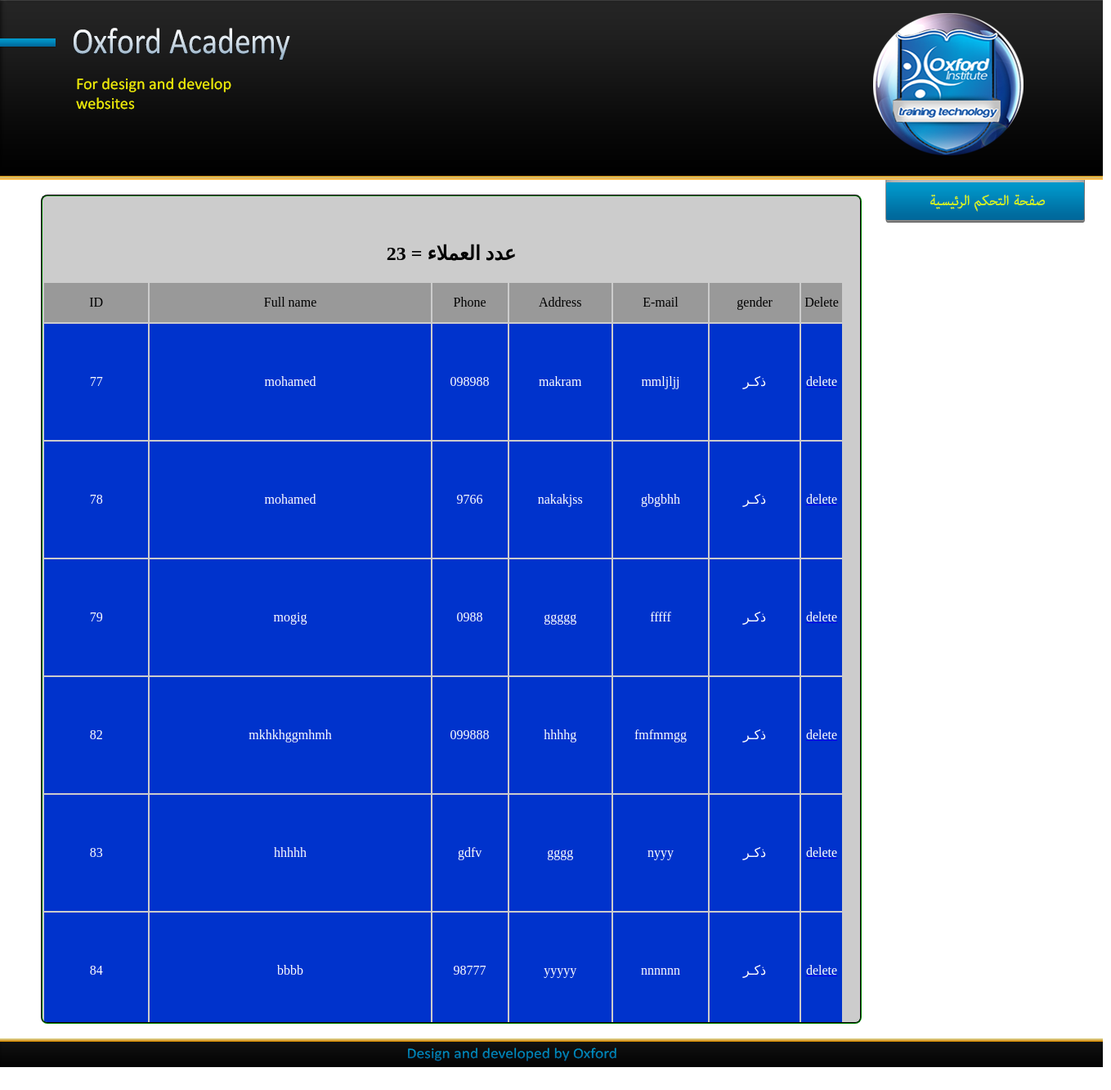
Screenshot of /Reservation_control.php (signed in) with the database file from the repository.
### tables this page shows
CREATE TABLE IF NOT EXISTS `register` (
  `id` int(11) NOT NULL AUTO_INCREMENT,
  `name` varchar(1000) NOT NULL,
  `addr` varchar(2000) NOT NULL,
  `phone` text NOT NULL,
  `email` varchar(500) NOT NULL,
  `gender` varchar(50) NOT NULL,
  PRIMARY KEY (`id`)
);

### Reservation_control.php (the view, shortened to what this page needs)
<?php
$result = mysql_query("select * from register");
echo('
<!DOCTYPE html PUBLIC "-//W3C//DTD XHTML 1.0 Transitional//EN" "http://www.w3.org/TR/xhtml1/DTD/xhtml1-transitional.dtd">
<html xmlns="http://www.w3.org/1999/xhtml">
<head>
<meta http-equiv="Content-Type" content="text/html; charset=utf-8" />
<title>صفحة الحجز</title>
<link href="Css/controls.css" rel="stylesheet" type="text/css" media="all" />
</head>
<body leftmargin="0" topmargin="0" marginwidth="0" marginheight="0"> ');
if (isset($_SESSION['admin_session']) ) {
?>
<div id="reservate_word"></div>
<div id="header"></div>
<div id="menu">
<a href="control.php"><div id="nav1"></div></a>
</div>
<div id="body8">
<br><br>
<?php
$count=mysql_num_rows($result);
echo ("<h2><center> عدد العملاء =  $count  </h2></center>");
 ?>
  <table width="980" height="100" border="0">
    <tr style="background:#999; height:35px;">
       <td style="width:160px; height:46px; font-size:16px; font-family:'Comic Sans MS'  , cursive; color:#000; text-align:center;">ID</td>
      <td style="width:160px; height:46px; font-size:16px; font-family: 'Comic Sans MS' , cursive; color:#000; text-align:center;">Full name</td>
      <td style="width:90px; height:46px; font-size:16px; font-family:'Comic Sans MS', cursive; color:#000; text-align:center;">Phone</td>
      <td style="width:130px; height:46px; font-size:16px; font-family:'Comic Sans MS', cursive; color:#000; text-align:center;">Address</td>
      <td style="width:130px; height:46px; font-size:16px; font-family:'Comic Sans MS', cursive; color:#000; text-align:center;">E-mail</td>
	  <td style="width:130px; height:46px; font-size:16px; font-family:'Comic Sans MS', cursive; color:#000; text-align:center;">gender</td>
      <td style="width:50px; height:46px; font-size:16px; font-family:'Comic Sans MS', cursive; color:#000; text-align:center;">Delete</td>
    </tr>
	<?php
	$result = mysql_query("select * from register");
	while($row= mysql_fetch_array($result) )
{
?>
    <tr style="text-align:center;">
      <td style="width:30px; background-color:#03C; height:44px; font-size:16px; font-family:'Comic Sans MS', cursive; color:#FFF; text-align:center;"> <?php echo $row['id']; ?> </td>
      <td style="width:160px; background-color:#03C; height:44px; font-size:16px; font-family:'Comic Sans MS', cursive; color:#FFF; text-align:center;"> <?php  echo $row['name']; ?></td>
      <td style="width:90px; background-color:#03C; height:44px; font-size:16px; font-family:'Comic Sans MS', cursive; color:#FFF; text-align:center;"> <?php  echo $row['phone']; ?></td>
      <td style="width:130px; background-color:#03C; height:140px; font-size:16px; font-family:'Comic Sans MS', cursive; color:#FFF; text-align:center;"> <?php  echo $row['addr']; ?></td>
      <td style="width:130px; background-color:#03C; height:44px; font-size:16px; font-family:'Comic Sans MS', cursive; color:#FFF; text-align:center;"> <?php  echo $row['email']; ?></td>
	    <td style="width:130px; background-color:#03C; height:44px; font-size:16px; font-family:'Comic Sans MS', cursive; color:#FFF; text-align:center;"> <?php  echo $row['gender']; ?></td>
      <td style="width:50px; background-color:#03C; height:44px; font-size:16px; font-family:'Comic Sans MS', cursive; color:#FFF; text-align:center;"> <?php echo (' <a href="delete_reserv.php?id= '); echo $row['id']; ?>"> <font color="white"> delete </font></a> </td>
    </tr>
	<?php
	}
echo('
  </table>
</div>
<div id="fotter4"></div> ');
}else{
header("location:login.php");
}
echo('
</body>
</html>
');
?>

### Css/controls.css (style rules this page uses)
#header { position:absolute; width:1349px; height:220px; background-image:url(../Images/hesder.png); margin:0 auto; z-index:200; }
#menu { position:absolute; margin-left:1081px; margin-top:170px; width:248px; height:103px; z-index:100; background-image:url(../Images/menu.png); }
#fotter4 { width:1349px; position:absolute; height:35px; margin-left:0px; margin-top:1270px; background-image:url(../Images/fotter_control.png); }
#body8 { width:1000px; position:absolute; height:1010px; overflow:auto; margin-left:50px; margin-top:238px; background-color:#CCC; border:#030 2px groove; border-radius:8px; }
#nav1 { position:absolute; width:248px; height:52px; margin-left:px; margin-top:49px; background-image:url(../Images/control_button.png); }
#reservate_word { position:absolute; margin-left:1050px; margin-top:350px; width:275px; height:60px; background-image:url(../Images/reservation_word.png); }

### rows the page displays
register: id "77", name "mohamed", phone "098988", addr "makram", email "mmljljj", gender "ذكـر"
register: id "78", name "mohamed", phone "9766", addr "nakakjss", email "gbgbhh", gender "ذكـر"
register: id "79", name "mogig", phone "0988", addr "ggggg", email "fffff", gender "ذكـر"
register: id "82", name "mkhkhggmhmh", phone "099888", addr "hhhhg", email "fmfmmgg", gender "ذكـر"
register: id "83", name "hhhhh", phone "gdfv", addr "gggg", email "nyyy", gender "ذكـر"
register: id "84", name "bbbb", phone "98777", addr "yyyyy", email "nnnnnn", gender "ذكـر"

### other values shown
$count "23"
